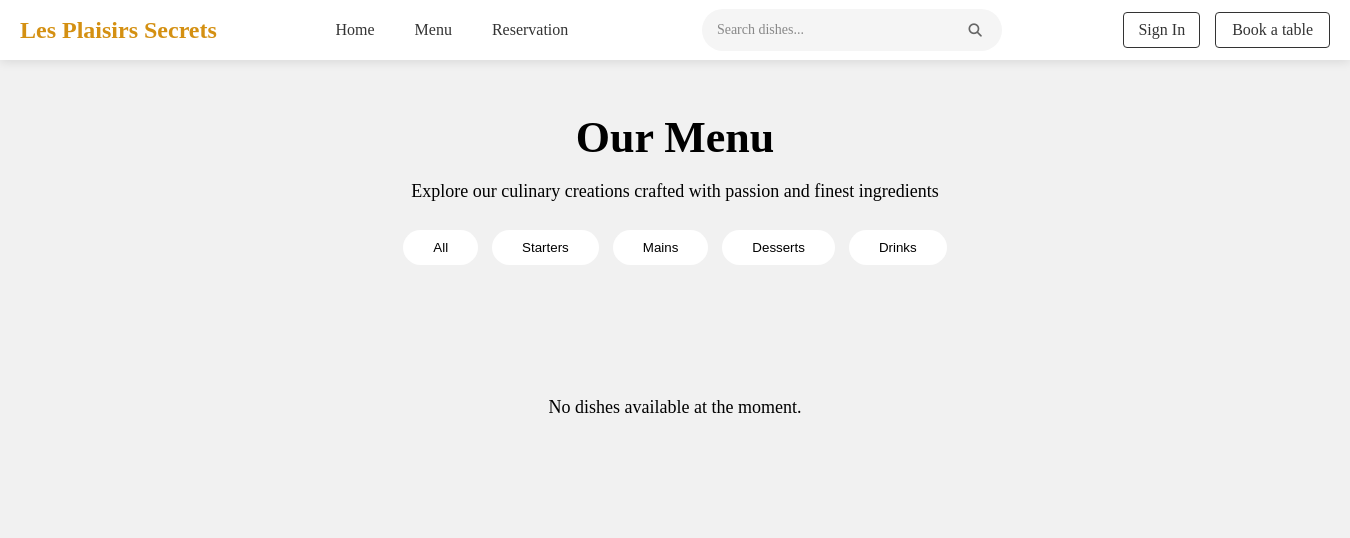
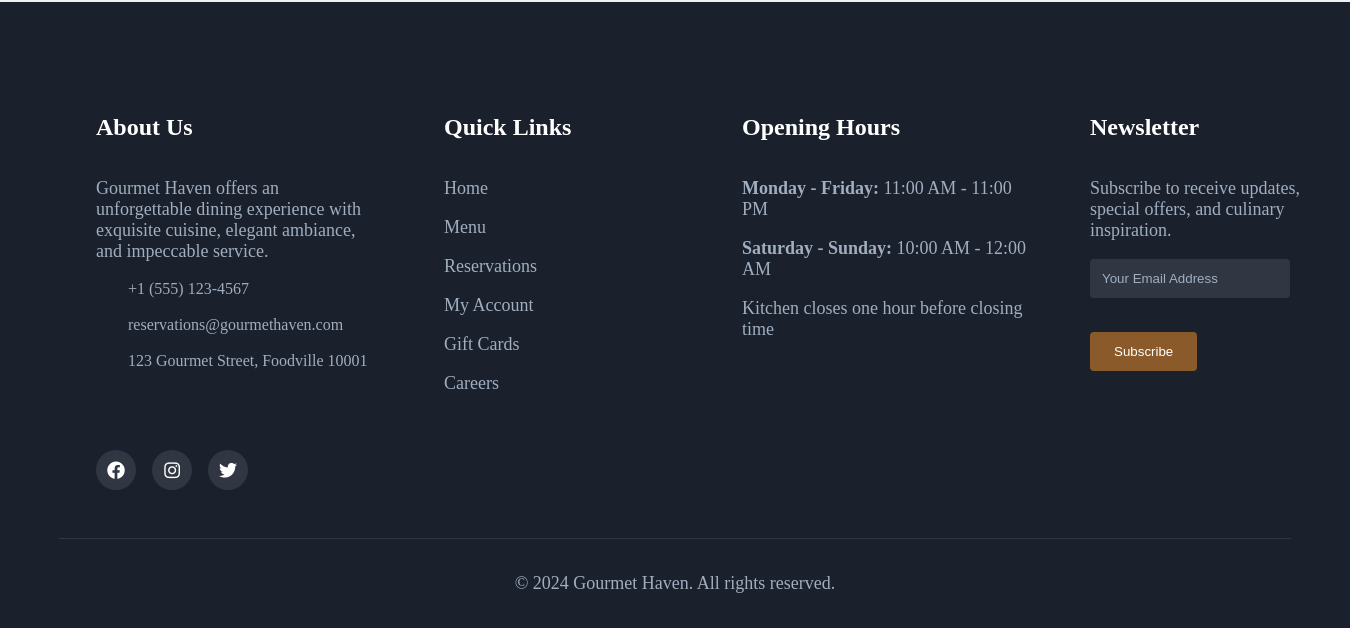
Before: /menu/ with the older database file (2 pictures, top to bottom).
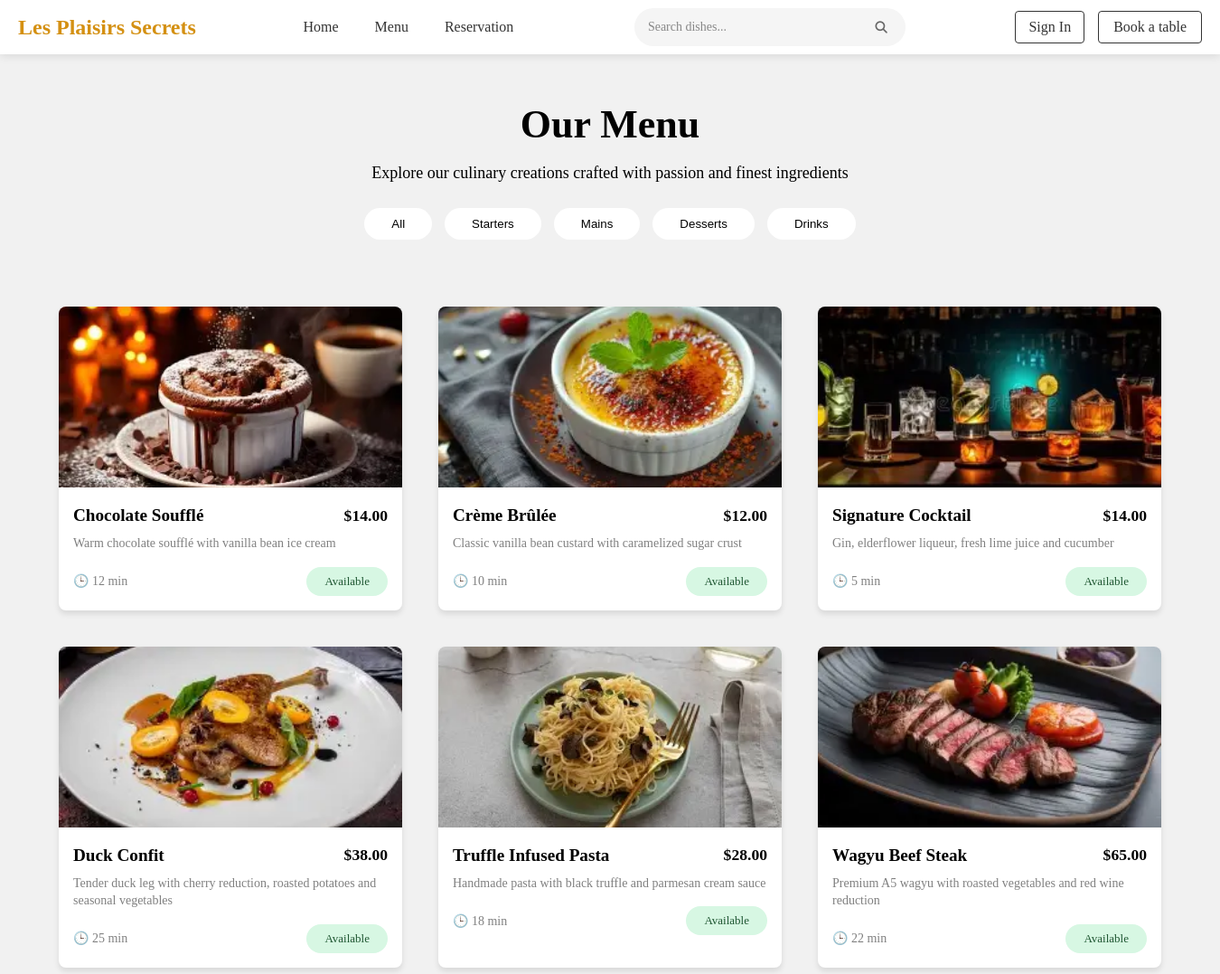
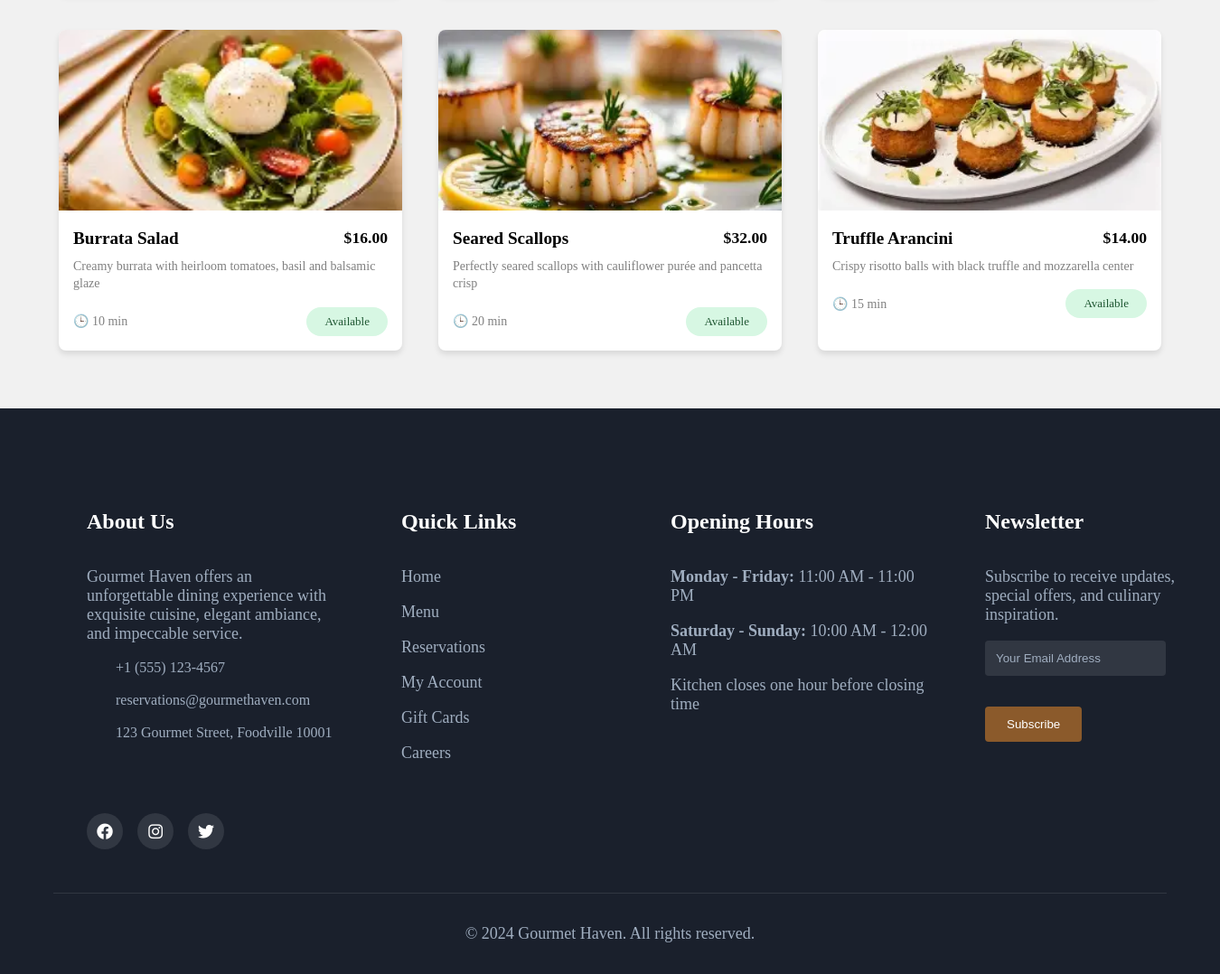
After: the same page with the newer database file (2 pictures, top to bottom).
### web_app/models.py (models this page shows, shortened)
class Menu(models.Model):
    dish_name = models.CharField('Dish name', max_length=100)
    category = models.CharField('Category', max_length=20)
    price = models.DecimalField('Price', max_digits=8, decimal_places=2)
    description = models.TextField('Description')
    cooking_time = models.IntegerField('Cooking time (min)', default=15)
    is_available = models.BooleanField('Available', default=True)
    image_name = models.CharField('Image filename', max_length=100, default='default.jpg')
    class Meta:
        verbose_name = 'Dish'
        verbose_name_plural = 'Menu'
        ordering = ['category', 'dish_name']

### web_app/views.py (the view)
# urls.py: path('menu/', views.menu, name='menu'),
def menu(request):
    search = request.GET.get('q', '')
    dishes = Menu.objects.filter(is_available=True)
    if search:
        dishes = dishes.filter(dish_name__icontains=search)
    return render(request, 'menu.html', {
        'dishes': dishes,
        'search': search
    })

### web_app/templates/menu.html (shortened to what this page needs)
{% extends 'base.html' %}
{% load static %}
{% block extra_css %}
    <link rel="stylesheet" href="{% static 'menu.css' %}">
{% endblock %}
{% block content %}
<section class="menu-section">
  <div class="menu-content">
    <h1>Our Menu</h1>
    <p>Explore our culinary creations crafted with passion and finest ingredients</p>
    <button class="menu-btn">All</button>
    <button class="menu-btn">Starters</button>
    <button class="menu-btn">Mains</button>
    <button class="menu-btn">Desserts</button>
    <button class="menu-btn">Drinks</button>
  </div>
</section>
<section class="menu_grid">
  {% for dish in dishes %}
  <div class="dish_card">
    <img src="{% static 'images/' %}{{ dish.image_name }}" alt="{{ dish.dish_name }}"/>
    <div class="dish_info">
      <div class="dish_header">
          <h3>{{ dish.dish_name }}</h3>
          <span class="price">${{ dish.price }}</span>
      </div>
      <p>{{ dish.description }}</p>
      <div class="dish_footer">
        <span class="time">🕒 {{ dish.cooking_time }} min</span>
        <span class="status {% if dish.is_available %}available{% else %}unavailable{% endif %}">
          {{ dish.is_available|yesno:"Available,Unavailable" }}
        </span>
      </div>
    </div>
  </div>
  {% empty %}
  <div class="no-dishes">
    {% if search %}
      <div class="no-results">
        <h3>No dishes found</h3>
        <p>Try another search</p>
        <a href="{% url 'menu' %}" class="show-all-btn">Show all dishes</a>
      </div>
    {% else %}
      <p>No dishes available at the moment.</p>
    {% endif %}
  </div>
  {% endfor %}
</section>
{% endblock %}

### web_app/templates/base.html (shortened to what this page needs)
{% load static %}
<!DOCTYPE html>
<html lang="en">
<head>
    <link rel="stylesheet" href="{% static 'style.css' %}">
    <link rel="stylesheet" href="https://cdnjs.cloudflare.com/ajax/libs/font-awesome/6.4.0/css/all.min.css">
    {% block extra_css %}{% endblock %}
</head>
<body>
    {% include 'navigation.html' %}
    <main>
        {% block content %}
        {% endblock %}
    </main>
    {% include 'footer.html' %}
</body>
</html>

### web_app/templates/navigation.html
{% load static %}
<nav class="navbar fixed-nav">
    <link rel="stylesheet" href="{% static "navigation.css" %}"/>
    <div class="container">
        <div class="logo">
            <h1>Les Plaisirs Secrets</h1>
        </div>
        <ul class="nav-list">
            <li class="nav-item">
                <a href="{% url 'home' %}">Home</a>
            </li>
            <li class="nav-item">
                <a href="{% url 'menu' %}">Menu</a>
            </li>
            <li class="nav-item">
                <a href="{% url 'reservation' %}">Reservation</a>
            </li>
        </ul>
        <div class="search-container">
            <form method="GET" action="{% url 'menu' %}" class="search-form">
                <input type="text" name="q" placeholder="Search dishes..." class="search-input" value="{{ request.GET.q }}">
                <button type="submit" class="search-btn">
                    <i class="fas fa-search"></i>
                </button>
            </form>
        </div>
        <div class="nav-buttons">
            <a href="{% url 'signin' %}"><button class="signin-btn">Sign In</button></a>
            <a href="{% url 'reservation' %}"><button class="book-btn">Book a table</button></a>
        </div>
    </div>
</nav>

### web_app/templates/footer.html
{% load static %}
<footer class="footer-section">
  <link rel="stylesheet" href="{% static "footer.css" %}"/>
  <div class="footer-content">
    <div class="footer-section-about">
      <h3>About Us</h3>
      <p>
        Gourmet Haven offers an <br/>
        unforgettable dining experience with <br/>
        exquisite cuisine, elegant ambiance, <br/>
        and impeccable service.
      </p>
      <div class="contact-info">
        <span>+1 (555) 123-4567</span><br /><br/>
        <span>reservations@gourmethaven.com</span><br/><br/>
        <span>123 Gourmet Street, Foodville 10001</span>
      </div>
      <div class="social-links">
        <a href="#"><i class="fab fa-facebook"></i></a>
        <a href="#"><i class="fab fa-instagram"></i></a>
        <a href="#"><i class="fab fa-twitter"></i></a>
      </div>
    </div>
    <div class="footer-section-quick-links">
      <h3>Quick Links</h3>
      <div class="quick-links-info">
        <p>Home</p>
        <p>Menu</p>
        <p>Reservations</p>
        <p>My Account</p>
        <p>Gift Cards</p>
        <p>Careers</p>
      </div>
    </div>
    <div class="footer-section-hours">
      <h3 class="h-t">Opening Hours</h3>
      <div class="h-info">
        <p><strong>Monday - Friday:</strong> 11:00 AM - 11:00 PM</p>
        <p><strong>Saturday - Sunday:</strong> 10:00 AM - 12:00 AM</p>
        <p>Kitchen closes one hour before closing time</p>
      </div>
    </div>
    <div class="footer-section-newsletter">
      <h3>Newsletter</h3>
      <div class="newsletter-info">
        <p>
          Subscribe to receive updates,<br/>
          special offers, and culinary <br/>
          inspiration.
        </p>
        <input type="email" placeholder="Your Email Address"/><br/><br/>
        <button type="submit">Subscribe</button>
      </div>
    </div>
  </div>
  <div class="footer-bottom">
    <p class="button-text">&copy; 2024 Gourmet Haven. All rights reserved.</p>
  </div>
</footer>

### web_app/static/style.css (style rules this page uses)
body { background-color: rgb(241, 241, 241); margin: 0; padding: 0; }
.book-btn { background-color: transparent; color: #333; border: 1px solid #333; padding: 8px 16px; border-radius: 4px; cursor: pointer; font-family: Georgia; font-size: 16px; transition: all 0.3s ease; }
.menu_grid { display: grid; grid-template-columns: 380px 380px 380px; gap: 40px; margin-bottom: 3rem; padding: 1rem; justify-content: center; }
.dish_card { width: 380px; background: white; border-radius: 8px; overflow: hidden; box-shadow: 0 4px 6px rgba(0, 0, 0, 0.1); transition: transform 0.3s ease; }
.dish_card img { width: 100%; height: 200px; object-fit: cover; }
.dish_info { padding: 1rem; }
.dish_info p { color: gray; font-size: 14px; margin: 10px 0; line-height: 1.4; }
.dish_header { display: flex; justify-content: space-between; align-items: center; margin-bottom: 0.5rem; }
.dish_header h3 { margin: 0; font-size: 1.3rem; color: #000; }
.price { color: #000; font-weight: bold; font-size: 1.2rem; }
.dish_footer { display: flex; justify-content: space-between; margin-top: 1rem; align-items: center; }
.dish_footer .time { color: gray; font-size: 14px; }
.dish_footer .status { padding: 6px 16px; border: none; color: #1e5631; background-color: #d7f7e3; border-radius: 20px; font-size: 13px; font-weight: 500; }

### web_app/static/menu.css (style rules this page uses)
body { background-color: rgb(241, 241, 241); margin: 0; padding: 0; }
.menu-section { width: 100vw; background-color: rgb(241, 241, 241); background-position: center; display: flex; align-items: center; justify-content: center; padding-bottom: 3rem; }
.menu-content { padding-top: 7rem; position: relative; text-align: center; }
.menu-content h1 { color: #000; font-size: 44px; }
p { color: #000; font-size: 18px; }
.menu-btn { margin: 10px 5px; padding: 10px 30px; border-radius: 25px; border: none; background-color: white; }
.menu_grid { display: grid; grid-template-columns: 380px 380px 380px; gap: 40px; margin-bottom: 3rem; padding: 1rem; justify-content: center; }
.dish_card { width: 380px; background: white; border-radius: 8px; overflow: hidden; box-shadow: 0 4px 6px rgba(0, 0, 0, 0.1); }
.dish_card img { width: 380px; height: 200px; object-fit: cover; }
.dish_info { padding: 1rem; }
.dish_info span { color: #000; }
.dish_info p { color: gray; }
.dish_header { display: flex; justify-content: space-between; align-items: center; margin-bottom: 0.5rem; }
.dish_header h3 { margin: 0; font-size: 1.2rem; }
.price { color: #000; font-weight: bold; font-size: 1.1rem; }
.dish_footer { display: flex; justify-content: space-between; margin-top: 1rem; align-items: center; }
.dish_footer .time { color: gray; }
.dish_footer .status { padding: 8px 20px; border: none; color: #1e5631; background-color: #d7f7e3; border-radius: 20px; }

### web_app/static/navigation.css (style rules this page uses)
body { margin: 0; padding: 0; }
h1 { color: rgb(212, 144, 18); margin: 0; }
.navbar { height: 60px; background-color: none; }
.navbar.fixed-nav { position: fixed; top: 0; width: 100vw; z-index: 1000; background-color: white; box-shadow: 0 2px 10px rgba(0, 0, 0, 0.1); }
.navbar .container { display: flex; align-items: center; justify-content: space-between; height: 100%; margin: 0 auto; padding: 0 20px; }
.container { display: flex; align-items: center; justify-content: space-between; padding: 0 5px; }
.search-container { flex: 0 1 300px; margin: 0 15px; }
.search-form { display: flex; align-items: center; background: #f5f5f5; border-radius: 25px; padding: 5px 15px; transition: all 0.3s ease; }
.search-input { flex: 1; border: none; background: transparent; padding: 8px 0; font-size: 14px; font-family: Georgia; outline: none; color: #333; }
.search-input::placeholder { color: #888; }
.search-btn { background: none; border: none; cursor: pointer; padding: 5px; color: #666; transition: color 0.3s ease; }
.nav-list { display: flex; list-style: none; font-family: Georgia; gap: 1rem; margin: 0; padding: 0; }
.nav-item a { text-decoration: none; color: #333; padding: 8px 12px; border-radius: 4px; transition: all 0.3s ease; font-weight: normal; }
.nav-buttons { display: flex; align-items: center; gap: 15px; }
.signin-btn { background-color: transparent; color: #333; border: 1px solid #333; padding: 8px 14px; border-radius: 4px; cursor: pointer; font-family: Georgia; font-size: 16px; transition: all 0.3s ease; }

Changed rows visible on the page:
added Menu: image_name (picture), dish_name "Chocolate Soufflé", price "14.00", description "Warm chocolate soufflé with vanilla bean ice cream", cooking_time "12", is_available "Available"
added Menu: image_name (picture), dish_name "Crème Brûlée", price "12.00", description "Classic vanilla bean custard with caramelized sugar crust", cooking_time "10", is_available "Available"
added Menu: image_name (picture), dish_name "Signature Cocktail", price "14.00", description "Gin, elderflower liqueur, fresh lime juice and cucumber", cooking_time "5", is_available "Available"
added Menu: image_name (picture), dish_name "Duck Confit", price "38.00", description "Tender duck leg with cherry reduction, roasted potatoes and seasonal vegetables", cooking_time "25", is_available "Available"
added Menu: image_name (picture), dish_name "Truffle Infused Pasta", price "28.00", description "Handmade pasta with black truffle and parmesan cream sauce", cooking_time "18", is_available "Available"
added Menu: image_name (picture), dish_name "Wagyu Beef Steak", price "65.00", description "Premium A5 wagyu with roasted vegetables and red wine reduction", cooking_time "22", is_available "Available"
added Menu: image_name (picture), dish_name "Burrata Salad", price "16.00", description "Creamy burrata with heirloom tomatoes, basil and balsamic glaze", cooking_time "10", is_available "Available"
added Menu: image_name (picture), dish_name "Seared Scallops", price "32.00", description "Perfectly seared scallops with cauliflower purée and pancetta crisp", cooking_time "20", is_available "Available"
added Menu: image_name (picture), dish_name "Truffle Arancini", price "14.00", description "Crispy risotto balls with black truffle and mozzarella center", cooking_time "15", is_available "Available"
Other visible differences:
text no longer shown: "No dishes available at the moment."
